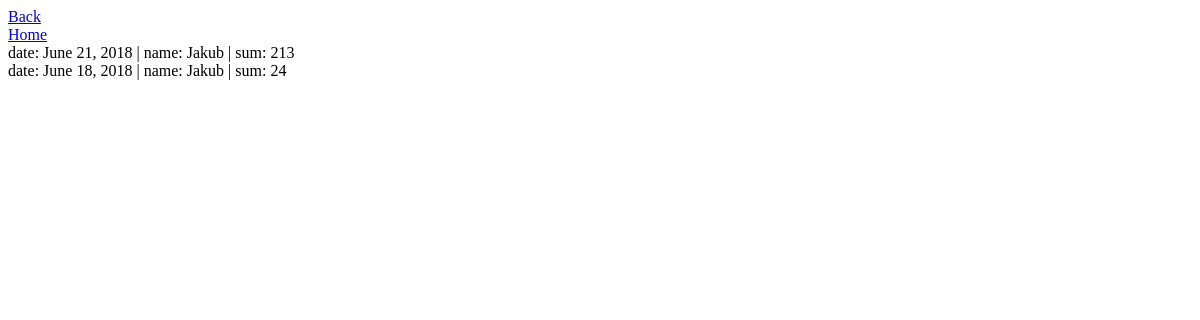
The app's page /see_all_expenditures.html, older data.
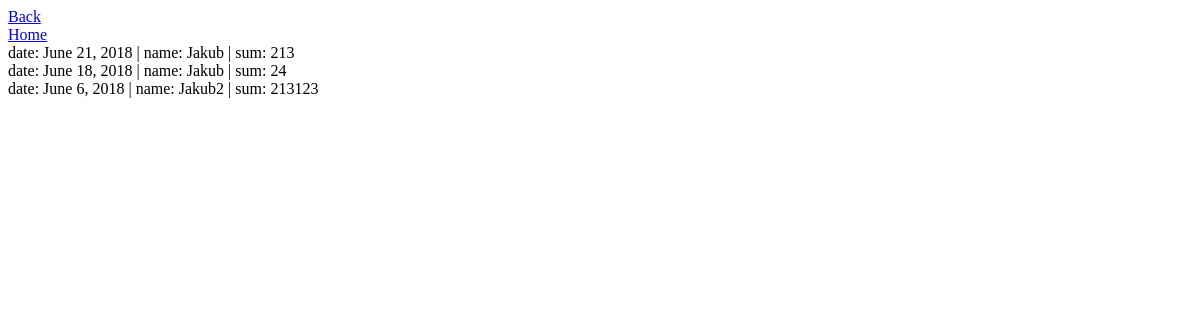
The same page, newer data.
### manager/models.py (models this page shows)
class Outcome(models.Model):
    sum = models.IntegerField(null=True)
    date = models.DateField(default=datetime.now, blank=True)
    name = models.CharField(max_length=50)

### manager/views.py (the view)
# urls.py: url(r'^see_all_expenditures\.html', views.see_all_expenditures),
def see_all_expenditures(request):
    expenditures = Outcome.objects.all().order_by('-date')
    return render(request, 'see_all_expenditures.html', {'expenditures': expenditures})

### manager/templates/see_all_expenditures.html (shortened to what this page needs)
<!DOCTYPE html>
<html>
    <head>
    </head>
    <body>
       <a href="/manage_expenditures.html">Back</a><br>
       <a href="/">Home</a><br>
        {% for expenditure in expenditures %}
            date: {{ expenditure.date }} | name: {{ expenditure.name }} | sum: {{ expenditure.sum }}  <br/>
        {% endfor %}
    </body>
</html>

Row changes from the older to the newer data that the page shows:
added Outcome: date "June 6, 2018", name "Jakub2", sum "213123"
